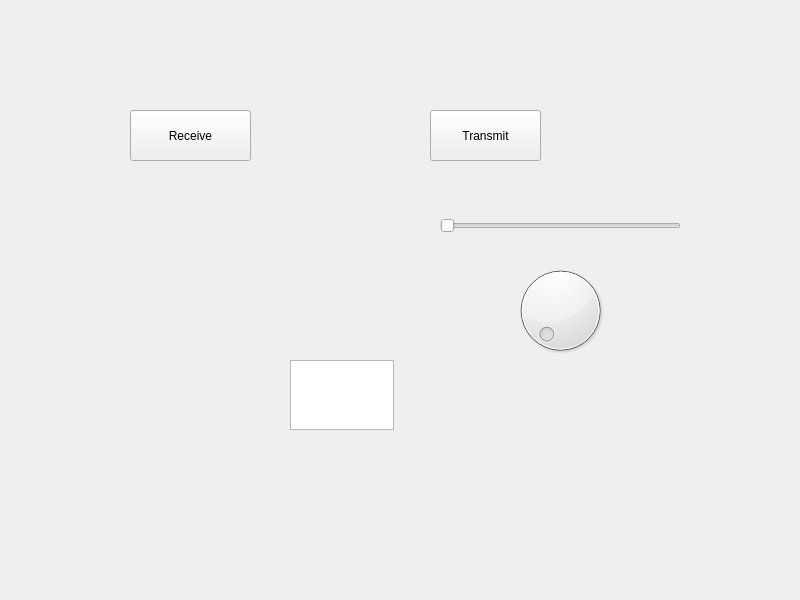
<?xml version="1.0" encoding="UTF-8"?>
<ui version="4.0">
 <class>Widget</class>
 <widget class="QWidget" name="Widget">
  <property name="geometry">
   <rect>
    <x>0</x>
    <y>0</y>
    <width>800</width>
    <height>600</height>
   </rect>
  </property>
  <property name="windowTitle">
   <string>Widget</string>
  </property>
  <widget class="QPushButton" name="receiveButton">
   <property name="geometry">
    <rect>
     <x>130</x>
     <y>110</y>
     <width>121</width>
     <height>51</height>
    </rect>
   </property>
   <property name="text">
    <string>Receive</string>
   </property>
  </widget>
  <widget class="QPushButton" name="tansmitButton">
   <property name="geometry">
    <rect>
     <x>430</x>
     <y>110</y>
     <width>111</width>
     <height>51</height>
    </rect>
   </property>
   <property name="text">
    <string>Transmit</string>
   </property>
  </widget>
  <widget class="QTextEdit" name="textEdit">
   <property name="geometry">
    <rect>
     <x>290</x>
     <y>360</y>
     <width>104</width>
     <height>70</height>
    </rect>
   </property>
  </widget>
  <widget class="QDial" name="dial">
   <property name="geometry">
    <rect>
     <x>490</x>
     <y>260</y>
     <width>141</width>
     <height>101</height>
    </rect>
   </property>
  </widget>
  <widget class="QSlider" name="horizontalSlider">
   <property name="geometry">
    <rect>
     <x>440</x>
     <y>200</y>
     <width>241</width>
     <height>51</height>
    </rect>
   </property>
   <property name="maximum">
    <number>255</number>
   </property>
   <property name="orientation">
    <enum>Qt::Horizontal</enum>
   </property>
  </widget>
 </widget>
 <resources/>
 <connections/>
</ui>
